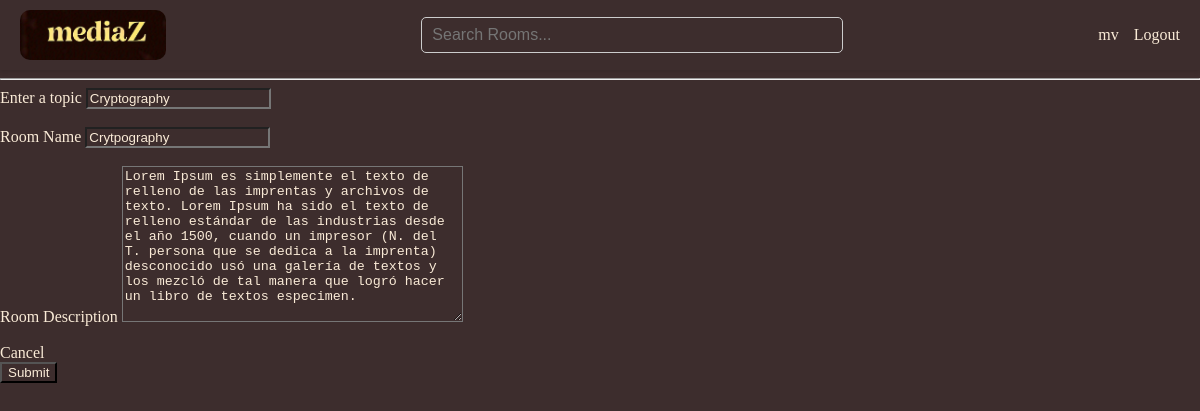
Page /edit-room/1/ (signed in) on the committed database.
### base/models.py (models this page shows, shortened)
class Room(models.Model):
    host = models.ForeignKey(User, on_delete=models.SET_NULL, null=True)
    topic = models.ForeignKey(Topic, on_delete=models.SET_NULL, null=True)
    name = models.CharField(max_length=200)
    description = models.TextField(null=True, blank=True)
    participants = models.ManyToManyField(
        User,
        related_name='participants',
        blank=True
    )
    updated = models.DateTimeField(auto_now=True)
    created = models.DateTimeField(auto_now_add=True)
    class Meta:
        ordering = ['-updated', '-created']

class Topic(models.Model):
    name = models.CharField(max_length=200)

### base/views.py (the view, shortened to what this page needs)
# urls.py: path('edit-room/<str:pk>/', views.updateRoom, name='edit-room'),
@login_required(login_url='login')
def updateRoom(request, pk):
    room = Room.objects.get(id=pk)
    form = RoomForm(instance=room)
    topics = Topic.objects.all()
    if request.user != room.host:
        return HttpResponse('You can not update the room!')
    context = {'form': form, 'room':room, 'topics':topics}
    return render(request, 'base/room_form.html', context)

### base/forms.py
class RoomForm(ModelForm):
    class Meta:
        model = Room
        fields = '__all__'
        exclude = ['host', 'participants']

### base/templates/base/room_form.html (shortened to what this page needs)
{% extends 'main.html' %}
{% block content %}
<div>
    <form method="POST" action="">
        <div class="form-group">
            <label for="room_topic">Enter a topic </label>
            <input required type="text" value="{{room.topic.name}}" name="topic" list="topic-list" />
        </div>
        <br>
         <div class="form__group">
            <label for="room_name">Room Name</label>
            {{form.name}}
        </div>
        <br>
        <div class="form__group">
            <label for="room_description">Room Description</label>
            {{form.description}}
        </div>
        <br>
        <div class="form__action">
            <a class="btn btn--dark" href="{{request.META.HTTP_REFERER}}">Cancel</a>
        </div>
        <input type="Submit" value="Submit"/>
    </form>
</div>
{% endblock content %}

### templates/navbar.html
{% load static %}
<div class="navbar">
    <a href="/" class="logo">
        <img src="{% static "images/logo.jpeg" %}"></img>
    </a>
    <form method="GET" action="{% url 'home' %}" class="search-form">
        <input type="text" name="q" placeholder="Search Rooms..."/>
    </form>
    <div class="user-links">
        {% if request.user.is_authenticated %}
        <a href="{% url 'user' request.user.id%}">{{ request.user }}</a>
        <a href="{% url 'logout' %}">Logout</a>
        {% else %}
        <a href="{% url 'login' %}">Login</a>
        {% endif %}
    </div>
</div>
<hr>

### static/styles/main.css (style rules this page uses)
* { background-color:rgb(61, 45, 45); color:antiquewhite; }
body { margin: 0; padding: 0; font-family: 'Times New Roman'; }
a { text-decoration: none; }
.navbar { display: flex; align-items: center; justify-content: space-between; padding: 10px 20px; box-shadow: 0 2px 4px rgba(0, 0, 0, 0.1); }
.logo img { height: 50px; width: auto; display: block; border-radius: 10px; }
.search-form { flex-grow: 1; display: flex; justify-content: center; }
.search-form input[type="text"] { width: 100%; max-width: 400px; padding: 8px 10px; font-size: 16px; border: 1px solid #ccc; border-radius: 5px; }
.user-links { display: flex; gap: 15px; }

### rows in the picture
Room: topic "Cryptography", name "Crytpography", description "Lorem Ipsum es simplemente el texto de relleno de las imprentas y archivos de texto. Lorem Ipsum ha sido el texto de relleno estándar de las industrias desde el año 1500, cuando un impresor (N. del T. persona que se dedica a la imprenta) desconocido usó una galería de textos y los mezcló de tal manera que logró hacer un libro de textos especimen."

### other values in the picture
{{ request.user }} "mv"
